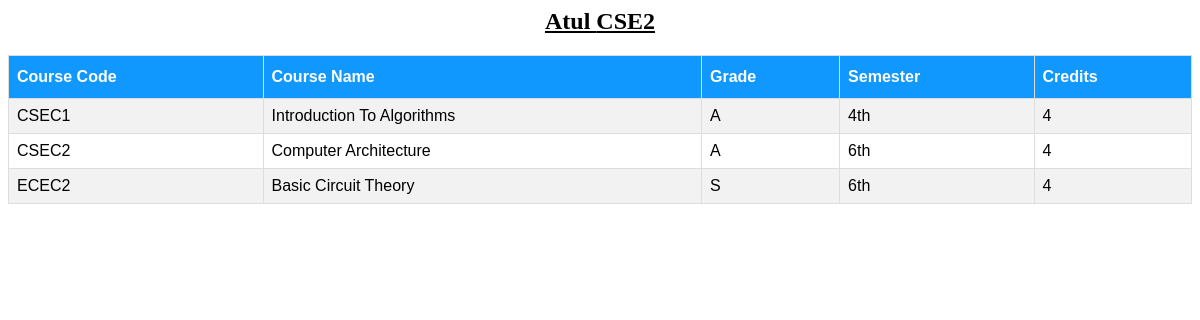
The page /Admin/Student/reportcard.php (signed in) on the database its author committed.
### tables this page shows
CREATE TABLE student(
	stud_id varchar(10),
	stud_name varchar(20) not null,
	stud_login varchar(20) not null,
	stud_pass varchar(20) not null,
	dept_id varchar(10),
	primary key(stud_id),
	foreign key(dept_id) references department(dept_id)
	on  delete set null
);

CREATE TABLE takes(
	s_id varchar(10),
	course_id varchar(10),
	room_id varchar(10),
	grade varchar(5),
	semester varchar(10),
	primary key(s_id,course_id,semester),
	foreign key(s_id) references student(stud_id) on delete cascade on update cascade,
	foreign key(course_id) references course(course_id) on delete cascade on update cascade,
	foreign key(room_id) references room(room_id) on delete cascade on update cascade
);

CREATE TABLE course(
	course_id varchar(10),
	title varchar(50),
	dept_id varchar(10),
	credits int ,
	textbook_id varchar(10),
	primary key(course_id),
	foreign key(dept_id) references department(dept_id) on delete set null,
	foreign key(textbook_id) references book(book_id) on delete set null
);

### Admin/Student/reportcard.php (the view, shortened to what this page needs)
<?php
	include 'db.php';
	$stud_id = $_SESSION['stud_id'];
	$sql = "SELECT * FROM takes t JOIN student s JOIN course c on t.s_id = s.stud_id AND t.course_id = c.course_id WHERE t.s_id = '$stud_id';";
	$sql2 = "SELECT * FROM student WHERE stud_id = '$stud_id';";
	$result1 = mysqli_query($conn,$sql2);
	$result = mysqli_query($conn,$sql);
	$resultCheck = mysqli_num_rows($result);
	$row = mysqli_fetch_assoc($result1);
	echo "<center><h2><u>".$row['stud_name']."   ".$row['stud_id']."</u></h2><h2><u>"."</u></h2></center>";
	if($resultCheck == 0){
		echo "There are no students in the database.";
	}
	else{
		echo "<table style = 'width:100%' id='customers'>";
		echo "<tr>";
		echo "<th>Course Code</th>";
		echo "<th>Course Name</th>";
		echo "<th>Grade</th>";
		echo "<th>Semester</th>";
		echo "<th>Credits</th>";
		echo "</tr>";
		while($row = mysqli_fetch_assoc($result)){
			echo "<tr>";
			echo "<td>".$row['course_id']."</td>";
			echo "<td>".$row['title']."</td>";
			echo "<td>".$row['grade']."</td>";
			echo "<td>".$row['semester']."</td>";
			echo "<td>".$row['credits']."</td>";
		}
		echo "</table>";
	}
?>

### Admin/Student/reportcard.php (style rules this page uses)
#customers { font-family: "Trebuchet MS", Arial, Helvetica, sans-serif; border-collapse: collapse; width: 100%; }
#customers td, #customers th { border: 1px solid #ddd; padding: 8px; }
#customers tr:nth-child(even) { background-color: #f2f2f2; }
#customers th { padding-top: 12px; padding-bottom: 12px; text-align: left; background-color: #1198FF; color: white; }

### rows shown on the page
student: stud_name "Atul", stud_id "CSE2"
takes: course.course_id "CSEC1", course.title "Introduction To Algorithms", grade "A", semester "4th", course.credits "4"
takes: course.course_id "CSEC2", course.title "Computer Architecture", grade "A", semester "6th", course.credits "4"
takes: course.course_id "ECEC2", course.title "Basic Circuit Theory", grade "S", semester "6th", course.credits "4"
